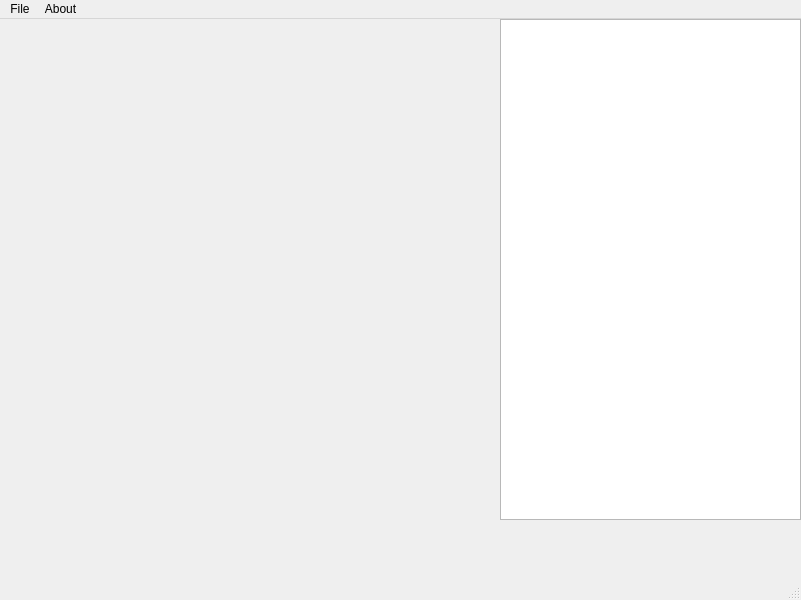
<?xml version="1.0" encoding="UTF-8"?>
<ui version="4.0">
 <class>FlyApp</class>
 <widget class="QMainWindow" name="FlyApp">
  <property name="geometry">
   <rect>
    <x>0</x>
    <y>0</y>
    <width>801</width>
    <height>600</height>
   </rect>
  </property>
  <property name="minimumSize">
   <size>
    <width>0</width>
    <height>0</height>
   </size>
  </property>
  <property name="windowTitle">
   <string>MainWindow</string>
  </property>
  <widget class="QWidget" name="centralwidget">
   <widget class="QWidget" name="gameField_w" native="true">
    <property name="geometry">
     <rect>
      <x>0</x>
      <y>0</y>
      <width>500</width>
      <height>500</height>
     </rect>
    </property>
   </widget>
   <widget class="QWidget" name="verticalLayoutWidget">
    <property name="geometry">
     <rect>
      <x>500</x>
      <y>0</y>
      <width>301</width>
      <height>501</height>
     </rect>
    </property>
    <layout class="QVBoxLayout" name="verticalLayout">
     <item>
      <widget class="QTextEdit" name="flyinfo_te"/>
     </item>
    </layout>
   </widget>
  </widget>
  <widget class="QMenuBar" name="menubar">
   <property name="geometry">
    <rect>
     <x>0</x>
     <y>0</y>
     <width>801</width>
     <height>31</height>
    </rect>
   </property>
   <widget class="QMenu" name="menuFile">
    <property name="title">
     <string>File</string>
    </property>
    <addaction name="separator"/>
    <addaction name="actionNewGame"/>
    <addaction name="actionExit"/>
   </widget>
   <widget class="QMenu" name="menuAbout">
    <property name="title">
     <string>About</string>
    </property>
   </widget>
   <addaction name="menuFile"/>
   <addaction name="menuAbout"/>
  </widget>
  <widget class="QStatusBar" name="statusbar"/>
  <action name="actionNewGame">
   <property name="text">
    <string>New Game</string>
   </property>
  </action>
  <action name="actionExit">
   <property name="text">
    <string>Exit</string>
   </property>
  </action>
 </widget>
 <resources/>
 <connections/>
</ui>
